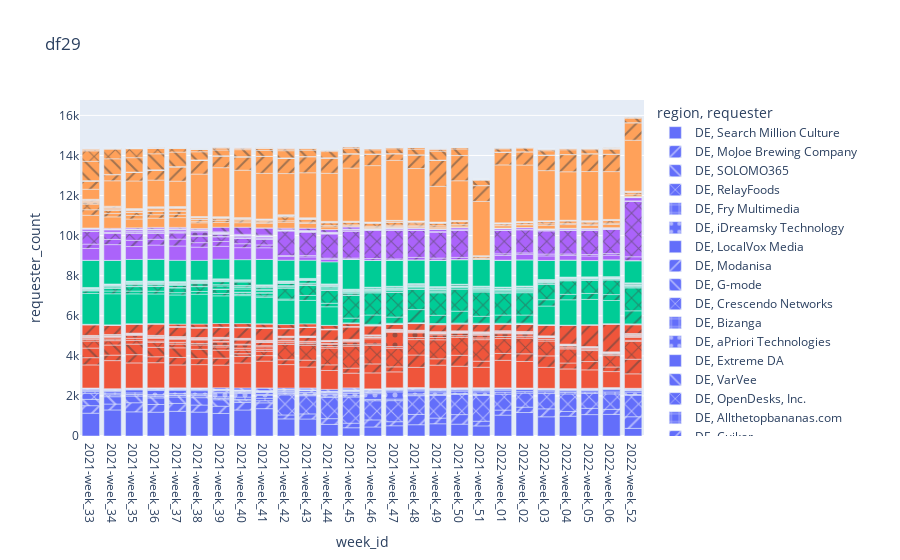

The cell this chart's notebook holds for it:
### Markdown cell above
#### q29- Preset a WoW graph showing the number of requests per customer in each region (hint: use stacked bars), from it:

### Code cell
df29 = ad_recs_annotated.groupby(['week_id','region']).requester.value_counts().rename('requester_count').reset_index()
fig=px.bar(df29, x='week_id', y='requester_count',color='region',pattern_shape ='requester',  title='df29 ')
fig.show()
